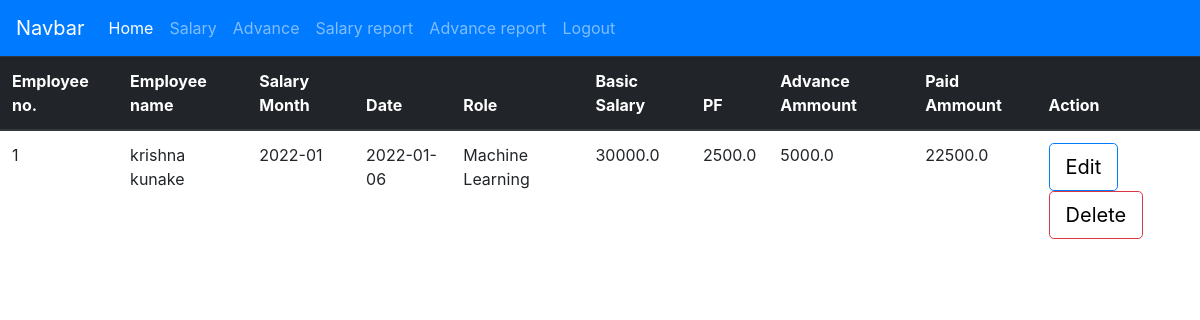
The app's page /testapp/view-salary/ with its own data.
### testapp/models.py (models this page shows)
class salaryForm(models.Model):
    eno =models.IntegerField()
    ename=models.CharField(max_length=30)
    emonth=models.CharField(max_length=15)
    edate=models.CharField(max_length=150)
    erole=models.CharField(max_length=40)
    ebasic=models.FloatField()
    epf=models.FloatField()
    eadvance=models.FloatField()
    enet=models.FloatField()

### testapp/views.py (the view)
# urls.py: path('view-salary/',viewSalary),
def viewSalary(request):
    esalary = models.salaryForm.objects.all()
    d = {'esalary':esalary}
    response = render(request,'testapp/view_salary.html',d)
    return response

### templates/testapp/view_salary.html (shortened to what this page needs)
{% load static %}
<!DOCTYPE html>
<html lang="en">
<head>
    <link rel="stylesheet" href="{% static 'bootstrap/bootstrap.css' %}">
</head>
<body>
    <nav class="navbar navbar-expand-lg navbar-dark bg-primary">
        <a class="navbar-brand" href="#">Navbar</a>
        <div class="collapse navbar-collapse" id="navbarNav">
          <ul class="navbar-nav">
            <li class="nav-item active">
              <a class="nav-link" href="http://localhost:8000/testapp/new-employee/">Home <span class="sr-only">(current)</span></a>
            </li>
            <li class="nav-item">
              <a class="nav-link" href="http://localhost:8000/testapp/salary/">Salary</a>
            </li>
            <li class="nav-item">
              <a class="nav-link" href="http://localhost:8000/testapp/advance/">Advance</a>
            </li>
            <li class="nav-item">
              <a class="nav-link" href="http://localhost:8000/testapp/view-salary/">Salary report</a>
            </li>
            <li class="nav-item">
              <a class="nav-link" href="http://localhost:8000/testapp/View-advance/">Advance report</a>
            </li>
            <li class="nav-item">
              <a class="nav-link" href="http://localhost:8000/testapp/logout/">Logout</a>
            </li>
          </ul>
        </div>
      </nav>
    <div>
        <table class="table">
            <thead class="thead-dark">
                <tr>
                    <th scope="col">Employee no.</th>
                    <th scope="col">Employee name</th>
                    <th scope="col">Salary Month</th>
                    <th scope="col">Date</th>
                    <th scope="col">Role</th>
                    <th scope="col">Basic Salary</th>
                    <th scope="col">PF</th>
                    <th scope="col">Advance Ammount</th>
                    <th scope="col">Paid Ammount </th>
                    <th scope="col">Action</th>
                </tr>
            </thead>
            <tbody>
                {% for sal in esalary %}
                <tr>
                    <td>{{sal.eno}}</td>
                    <td>{{sal.ename}}</td>
                    <td>{{sal.emonth}}</td>
                    <td>{{sal.edate}}</td>
                    <td>{{sal.erole}}</td>
                    <td>{{sal.ebasic}}</td>
                    <td>{{sal.epf}}</td>
                    <td>{{sal.eadvance}}</td>
                    <td>{{sal.enet}}</td>
                    <td><button class="btn btn-outline-primary btn-lg"><a class="text" href="http://localhost:8000/testapp/update-employee/?id={{emp.id}}">Edit</a></button> <button class="btn btn-outline-danger btn-lg"><a class="text" href="http://localhost:8000/testapp/delete-employee/?id={{emp.id}}">Delete</a></button>
                    </td>
                </tr>
                {% endfor %}
            </tbody>
        </table>
    </div>
</body>
</html>

### templates/testapp/view_salary.html (style rules this page uses)
.text { color: black; }

### records on screen
salaryForm: eno "1", ename "krishna kunake", emonth "2022-01", edate "2022-01-06", erole "Machine Learning", ebasic "30000.0", epf "2500.0", eadvance "5000.0", enet "22500.0"
